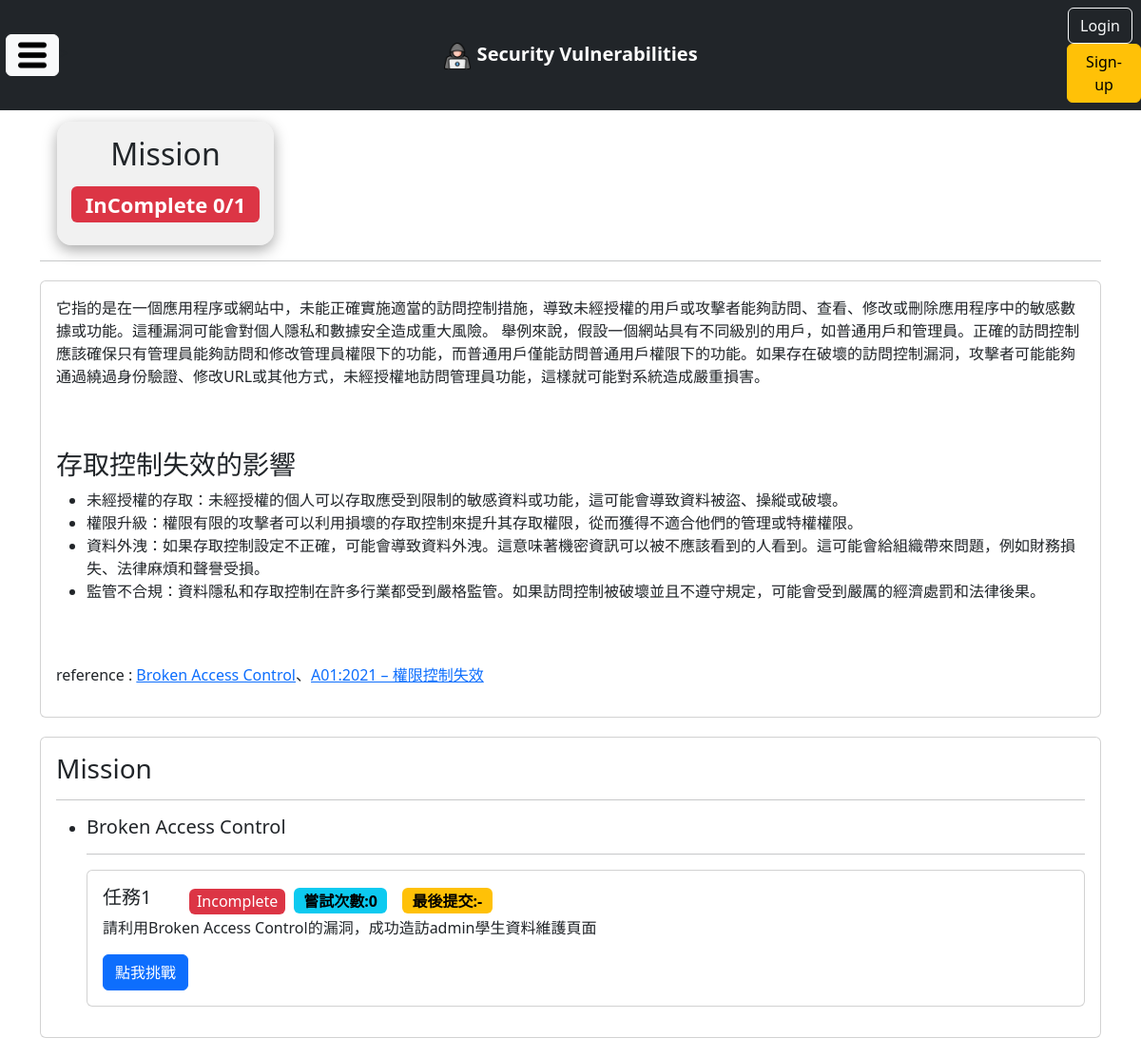
The page /broken_access_control/ on the database its author committed.
### students/models.py (models this page shows, shortened)
class Mission(models.Model):
    title = models.CharField(max_length=100)
    description = models.TextField(default="")
    alias = models.CharField(max_length=100, default="")
    category = models.ForeignKey(MissionCategory, on_delete=models.CASCADE)

### students/views.py (the view)
# urls.py: path('broken_access_control/', students.broken_access_control, name='broken_access_control'),
def broken_access_control(request):
    category_id = MissionCategory.objects.get(title='Broken Access Control').id
    missions_info, missions_complete_count = StudentService.get_missions_info(request.user.id, category_id)
    return render(request, 'students/broken_access_control.html', locals())

### students/service.py (called while the page is built)
    def get_max_attempts(user_id, mission_id):
        max_attempts = MissionRecord.objects.filter(student_id=user_id, mission_id=mission_id).aggregate(Max('attempts'))['attempts__max']
        return max_attempts if max_attempts != None else 0

    def get_missions_info(user_id, category_id):
        missions_info = []
        missions = Mission.objects.filter(category_id=category_id)
        missions_complete_count = 0
        for mission in missions:
            records = MissionRecord.objects.filter(student_id=user_id, mission_id=mission.id)
            is_completed = records.filter(is_completed=True).exists()
            if is_completed:
                missions_complete_count += 1
            missions_info.append({
                'mission': mission,
                'records': records,
                'is_completed': is_completed,
                'attempts': StudentService.get_max_attempts(user_id, mission.id),
                'last_attempt': records.order_by('-created_at').first().created_at if records.exists() else ''
            })
        return missions_info, missions_complete_count

### students/templatetags/filter.py (called while the page is built)
@register.filter
def formatTime(datetime):
    if datetime == '':
        return '-'
    return datetime.strftime("%Y/%m/%d")

@register.filter
def length(list):
    return len(list)

### templates/students/broken_access_control.html (shortened to what this page needs)
{% extends "base.html" %}
{% block content %}
{% load filter %}
<div class="row">
  <div class="col-9">
    <h1>Broken Access Control</h1>
  </div>
  <div class="col-3"
    style="text-align: center;background-color: #e3e3e381;width: 20%;height: 130px;border-radius: 15px; box-shadow: rgba(0, 0, 0, 0.35) 0px 5px 15px;margin: 0px 30px;">
    {% if missions_complete_count == missions_info|length %}
    <h2 style="margin: 15px;">Mission</h2>
    <span class="badge bg-success" style="margin: 0px 0px 15px;font-size: 22px;">
      Complete {{ missions_complete_count }}/{{ missions_info|length }}
    </span>
    {% else %}
    <h2 style="margin: 15px;">Mission</h2>
    <span class="badge bg-danger" style="margin: 0px 0px 15px;font-size: 22px;">
      InComplete {{ missions_complete_count }}/{{ missions_info|length }}
    </span>
    {% endif %}
  </div>
</div>
<hr>
<div class="card" style="margin: 20px 0px;">
  <div class="card-body">
    <p>
      它指的是在一個應用程序或網站中，未能正確實施適當的訪問控制措施，導致未經授權的用戶或攻擊者能夠訪問、查看、修改或刪除應用程序中的敏感數據或功能。這種漏洞可能會對個人隱私和數據安全造成重大風險。
      舉例來說，假設一個網站具有不同級別的用戶，如普通用戶和管理員。正確的訪問控制應該確保只有管理員能夠訪問和修改管理員權限下的功能，而普通用戶僅能訪問普通用戶權限下的功能。如果存在破壞的訪問控制漏洞，攻擊者可能能夠通過繞過身份驗證、修改URL或其他方式，未經授權地訪問管理員功能，這樣就可能對系統造成嚴重損害。
    </p>
    <br>
    <br>
    <h3>存取控制失效的影響</h3>
    <ul>
      <li>
        未經授權的存取：未經授權的個人可以存取應受到限制的敏感資料或功能，這可能會導致資料被盜、操縱或破壞。
      </li>
      <li>
        權限升級：權限有限的攻擊者可以利用損壞的存取控制來提升其存取權限，從而獲得不適合他們的管理或特權權限。
      </li>
      <li>
        資料外洩：如果存取控制設定不正確，可能會導致資料外洩。這意味著機密資訊可以被不應該看到的人看到。這可能會給組織帶來問題，例如財務損失、法律麻煩和聲譽受損。
      </li>
      <li>
        監管不合規：資料隱私和存取控制在許多行業都受到嚴格監管。如果訪問控制被破壞並且不遵守規定，可能會受到嚴厲的經濟處罰和法律後果。
      </li>
    </ul>
    <br>
    <br>
    <p>
      reference :
      <a href="https://www.linkedin.com/pulse/broken-access-control-parita-patel">Broken Access Control</a>、<a
        href="https://owasp.org/Top10/zh_TW/A01_2021-Broken_Access_Control/">A01:2021 – 權限控制失效</a>
    </p>
  </div>
</div>
<div class="card" style="margin: 20px 0px;">
  <div class="card-body">
      <h3 class="card-title">Mission</h3>
      <hr>
      {% for mission_info in missions_info %}
      <ul>
          <li>
              <h5>{{ mission_info.mission.title }}</h4>
                  <hr>
                  <div class="card">
                      <div class="card-body">
                          <div class="row" style="align-items: center;">
                              <h5 class="card-title col-1" style="display: inline;">任務{{ forloop.counter }}</h5>
                              <div class="col-11">
                                  <div style="width: 110px;display: inline-block;text-align: center;">
                                      {% if mission_info.is_completed %}
                                      <span class="badge bg-success">
                                          <h6 style="margin: 0;">Complete</h6>
                                      </span>
                                      {% else %}
                                      <span class="badge bg-danger">
                                          <h6 style="margin: 0;">Incomplete</h6>
                                      </span>
                                      {% endif %}
                                  </div>
                                  <div style="width: 110px;display: inline-block;">
                                      <span class="badge text-bg-info" style="font-size: 16px;">嘗試次數:{{ mission_info.attempts }}</span>
                                  </div>
                                  <div style="width: 185px;display: inline-block;">
                                      <span class="badge text-bg-warning" style="font-size: 16px;">最後提交:{{ mission_info.last_attempt|formatTime }}</span>
                                  </div>
                              </div>
                          </div>
                          <p class="card-text">{{ mission_info.mission.description }}</p>
                          <button type="button" class="btn btn-primary" data-bs-toggle="modal"
                              data-bs-target="#{{ mission_info.mission.alias }}">
                              點我挑戰
                          </button>
                      </div>
                  </div>
          </li>
      </ul>
      {% endfor %}
  </div>
</div>
{% endblock %}

### static/css/search.css (style rules this page uses)
h2 { text-align: center; }

### rows shown on the page
Mission: mission "Broken Access Control", attempts "0", last_attempt "-", mission.description "請利用Broken Access Control的漏洞，成功造訪admin學生資料維護頁面"

### other values the page prints
{{ missions_complete_count }} "0"
{{ missions_info|length }} "1"
